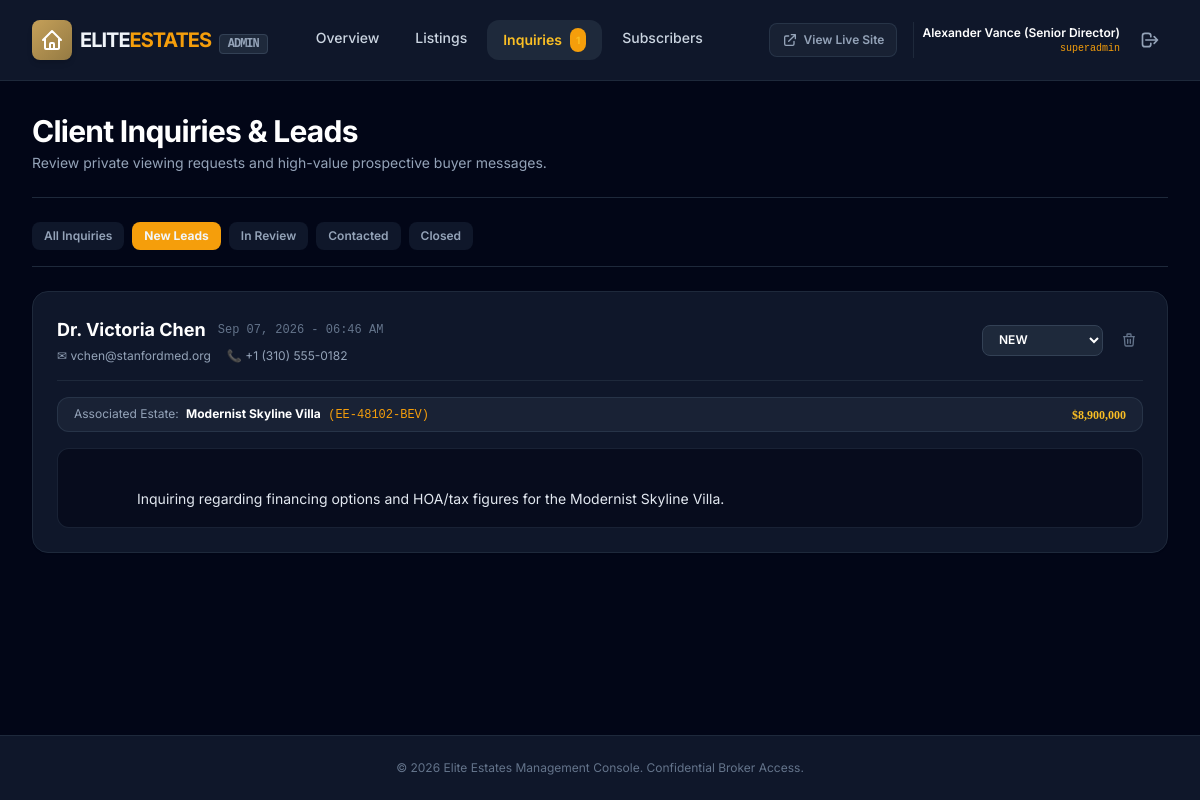
Screenshot of /admin/inquiries.php?status=new (signed in) with the database file from the repository.
### tables this page shows
CREATE TABLE IF NOT EXISTS `inquiries` (
    `id` INT UNSIGNED AUTO_INCREMENT PRIMARY KEY,
    `property_id` INT UNSIGNED DEFAULT NULL,
    `full_name` VARCHAR(100) NOT NULL,
    `email` VARCHAR(150) NOT NULL,
    `phone` VARCHAR(50) NOT NULL,
    `message` TEXT NOT NULL,
    `status` ENUM('new', 'in_review', 'contacted', 'closed') NOT NULL DEFAULT 'new',
    `ip_address` VARCHAR(45) DEFAULT NULL,
    `created_at` TIMESTAMP NOT NULL DEFAULT CURRENT_TIMESTAMP,
    CONSTRAINT `fk_inquiries_property`
        FOREIGN KEY (`property_id`) REFERENCES `properties` (`id`)
        ON DELETE SET NULL ON UPDATE CASCADE,
    INDEX `idx_inquiries_status` (`status`),
    INDEX `idx_inquiries_created_at` (`created_at`)
);

CREATE TABLE IF NOT EXISTS `properties` (
    `id` INT UNSIGNED AUTO_INCREMENT PRIMARY KEY,
    `ref_code` VARCHAR(50) NOT NULL UNIQUE,
    `title` VARCHAR(255) NOT NULL,
    `slug` VARCHAR(255) NOT NULL UNIQUE,
    `tag` VARCHAR(50) DEFAULT 'For Sale',
    `property_type` VARCHAR(50) NOT NULL,
    `location` VARCHAR(150) NOT NULL,
    `city` VARCHAR(100) NOT NULL,
    `state` VARCHAR(50) NOT NULL,
    `address` VARCHAR(255) DEFAULT NULL,
    `price` DECIMAL(14, 2) NOT NULL,
    `beds` INT UNSIGNED NOT NULL DEFAULT 1,
    `baths` DECIMAL(3, 1) NOT NULL DEFAULT 1.0,
    `sqft` INT UNSIGNED NOT NULL,
    `lot_size` VARCHAR(50) DEFAULT NULL,
    `year_built` SMALLINT UNSIGNED DEFAULT NULL,
    `featured_image` TEXT NOT NULL,
    `description` TEXT NOT NULL,
    `amenities` JSON DEFAULT NULL,
    `status` ENUM('active', 'pending', 'sold', 'draft') NOT NULL DEFAULT 'active',
    `is_featured` TINYINT(1) NOT NULL DEFAULT 1,
    `created_at` TIMESTAMP NOT NULL DEFAULT CURRENT_TIMESTAMP,
    `updated_at` TIMESTAMP NOT NULL DEFAULT CURRENT_TIMESTAMP ON UPDATE CURRENT_TIMESTAMP,
    INDEX `idx_properties_location` (`location`),
    INDEX `idx_properties_type` (`property_type`),
    INDEX `idx_properties_price` (`price`),
    INDEX `idx_properties_status` (`status`),
    INDEX `idx_properties_featured` (`is_featured`)
);

### config/database.php (called while the page is built, shortened)
<?php
class Database
{
    private static string $host = '127.0.0.1';
    private static int $port = 3306;
    private static string $dbName = 'elite_estates';
    private static string $username = 'root';
    private static string $password = '';
    private static string $charset = 'utf8mb4';
    private static ?PDO $instance = null;
    public static function getConnection(): PDO
    {
        if (self::$instance === null) {
            $host = getenv('DB_HOST') ?: self::$host;
            $port = (int)(getenv('DB_PORT') ?: self::$port);
            $dbName = getenv('DB_NAME') ?: self::$dbName;
            $username = getenv('DB_USER') ?: self::$username;
            $password = getenv('DB_PASS') !== false ? getenv('DB_PASS') : self::$password;
            $dsn = "mysql:host={$host};port={$port};dbname={$dbName};charset=" . self::$charset;
            $options = [
                PDO::ATTR_ERRMODE            => PDO::ERRMODE_EXCEPTION,
                PDO::ATTR_DEFAULT_FETCH_MODE => PDO::FETCH_ASSOC,
                PDO::ATTR_EMULATE_PREPARES   => true,
                PDO::MYSQL_ATTR_INIT_COMMAND => "SET NAMES " . self::$charset . " COLLATE utf8mb4_unicode_ci",
            ];
            try {
                self::$instance = new PDO($dsn, $username, $password, $options);
            } catch (PDOException $e) {
                throw new PDOException("Database Connection Error: " . $e->getMessage(), (int)$e->getCode());
            }
        }
        return self::$instance;
    }
}

### src/Models/Inquiry.php (called while the page is built, shortened)
<?php
require_once __DIR__ . '/../../config/database.php';
class Inquiry
{
    private PDO $pdo;
    public function __construct(?PDO $pdo = null)
    {
        $this->pdo = $pdo ?? Database::getConnection();
    }
    public function getAll(?string $status = null, int $limit = 100): array
    {
        $sql = "SELECT i.*, p.title as property_title, p.ref_code as property_ref_code, p.price as property_price
                FROM inquiries i
                LEFT JOIN properties p ON i.property_id = p.id";
        $params = [];
        if ($status !== null && $status !== 'all') {
            $sql .= " WHERE i.status = :status";
            $params[':status'] = $status;
        }
        $sql .= " ORDER BY i.created_at DESC LIMIT :limit";
        $stmt = $this->pdo->prepare($sql);
        foreach ($params as $k => $v) {
            $stmt->bindValue($k, $v);
        }
        $stmt->bindValue(':limit', $limit, PDO::PARAM_INT);
        $stmt->execute();
        return $stmt->fetchAll();
    }
}

### admin/inquiries.php (the view, shortened to what this page needs)
<?php
require_once __DIR__ . '/header.php';
require_once __DIR__ . '/../src/Models/Inquiry.php';
$inquiryModel = new Inquiry();
$statusFilter = $_GET['status'] ?? null;
$inquiries = $inquiryModel->getAll($statusFilter, 100);
?>
<div class="space-y-6">
    <div class="flex flex-col sm:flex-row justify-between items-start sm:items-center gap-4 border-b border-slate-800 pb-6">
        <div>
            <h1 class="text-3xl font-bold text-white tracking-tight">Client Inquiries & Leads</h1>
            <p class="text-slate-400 text-sm mt-1">Review private viewing requests and high-value prospective buyer messages.</p>
        </div>
    </div>
    <div class="flex gap-2 border-b border-slate-800 pb-4 text-xs font-semibold">
        <a href="inquiries.php" class="px-3 py-1.5 rounded-lg transition <?= empty($statusFilter) ? 'bg-amber-500 text-navy font-bold' : 'text-slate-400 hover:text-white bg-slate-900' ?>">All Inquiries</a>
        <a href="inquiries.php?status=new" class="px-3 py-1.5 rounded-lg transition <?= $statusFilter === 'new' ? 'bg-amber-500 text-navy font-bold' : 'text-slate-400 hover:text-white bg-slate-900' ?>">New Leads</a>
        <a href="inquiries.php?status=in_review" class="px-3 py-1.5 rounded-lg transition <?= $statusFilter === 'in_review' ? 'bg-amber-500 text-navy font-bold' : 'text-slate-400 hover:text-white bg-slate-900' ?>">In Review</a>
        <a href="inquiries.php?status=contacted" class="px-3 py-1.5 rounded-lg transition <?= $statusFilter === 'contacted' ? 'bg-amber-500 text-navy font-bold' : 'text-slate-400 hover:text-white bg-slate-900' ?>">Contacted</a>
        <a href="inquiries.php?status=closed" class="px-3 py-1.5 rounded-lg transition <?= $statusFilter === 'closed' ? 'bg-amber-500 text-navy font-bold' : 'text-slate-400 hover:text-white bg-slate-900' ?>">Closed</a>
    </div>
    <div class="space-y-4">
        <?php if (empty($inquiries)): ?>
        <div class="bg-slate-900 border border-slate-800 rounded-2xl p-12 text-center text-slate-500 text-sm">
            No inquiries currently found matching this criteria.
        </div>
        <?php else: ?>
        <?php foreach ($inquiries as $inq): ?>
        <div class="bg-slate-900 border border-slate-800 rounded-2xl p-6 shadow-sm hover:border-slate-700 transition">
            <div class="flex flex-col md:flex-row justify-between items-start md:items-center gap-4 border-b border-slate-800 pb-4 mb-4">
                <div>
                    <div class="flex items-center gap-3">
                        <span class="text-lg font-bold text-white"><?= htmlspecialchars($inq['full_name']) ?></span>
                        <span class="text-xs text-slate-500 font-mono"><?= date('M d, Y - h:i A', strtotime($inq['created_at'])) ?></span>
                    </div>
                    <div class="flex items-center gap-4 text-xs text-slate-400 mt-1">
                        <a href="mailto:<?= htmlspecialchars($inq['email']) ?>" class="hover:text-amber-400 transition flex items-center gap-1">
                            ✉ <?= htmlspecialchars($inq['email']) ?>
                        </a>
                        <a href="tel:<?= htmlspecialchars($inq['phone']) ?>" class="hover:text-amber-400 transition flex items-center gap-1">
                            📞 <?= htmlspecialchars($inq['phone']) ?>
                        </a>
                    </div>
                </div>
                <div class="flex items-center gap-3">
                    <form method="POST" class="inline">
                        <select name="status" onchange="this.form.submit()"
                                class="bg-slate-800 border border-slate-700 text-xs text-white rounded-lg px-3 py-1.5 outline-none focus:ring-1 focus:ring-amber-500 font-semibold uppercase">
                            <option value="new" <?= $inq['status'] === 'new' ? 'selected' : '' ?>>New</option>
                        </select>
                    </form>
                    <form method="POST" onsubmit="return confirm('Delete this inquiry?');" class="inline">
                        <button type="submit" class="text-slate-500 hover:text-rose-400 p-1.5 transition">
                            <svg class="w-4 h-4" fill="none" stroke="currentColor" viewBox="0 0 24 24"><path stroke-linecap="round" stroke-linejoin="round" stroke-width="2" d="M19 7l-.867 12.142A2 2 0 0116.138 21H7.862a2 2 0 01-1.995-1.858L5 7m5 4v6m4-6v6m1-10V4a1 1 0 00-1-1h-4a1 1 0 00-1 1v3M4 7h16"/></svg>
                        </button>
                    </form>
                </div>
            </div>
            <?php if (!empty($inq['property_title'])): ?>
            <div class="bg-slate-800/70 border border-slate-700/60 rounded-xl px-4 py-2 text-xs text-slate-300 flex items-center justify-between mb-4">
                <div>
                    <span class="text-slate-400">Associated Estate:</span>
                    <strong class="text-white ml-1"><?= htmlspecialchars($inq['property_title']) ?></strong>
                    <span class="text-amber-500 font-mono ml-1">(<?= htmlspecialchars($inq['property_ref_code']) ?>)</span>
                </div>
                <div class="font-serif text-amber-400 font-bold">
                    $<?= number_format((float)$inq['property_price'], 0) ?>
                </div>
            </div>
            <?php endif; ?>
            <div class="text-sm text-slate-200 bg-slate-950/60 p-4 rounded-xl border border-slate-800/80 leading-relaxed whitespace-pre-wrap">
                <?= htmlspecialchars($inq['message']) ?>
            </div>
        </div>
        <?php endforeach; ?>
        <?php endif; ?>
    </div>
</div>
<?php require_once __DIR__ . '/footer.php'; ?>

### admin/header.php (style rules this page uses)
body { font-family: 'Inter', sans-serif; }

### rows the page displays
inquiries: full_name "Dr. Victoria Chen", created_at "Sep 07, 2026 - 06:46 AM", email "vchen@stanfordmed.org", phone "+1 (310) 555-0182", status "New", property.title "Modernist Skyline Villa", property.ref_code "EE-48102-BEV", property.price "8,900,000", message "Inquiring regarding financing options and HOA/tax figures for the Modernist Skyline Villa."

### other values shown
$unreadInquiries "1"
$_SESSION['admin_name'] "Alexander Vance (Senior Director)"
$_SESSION['admin_role'] "superadmin"
